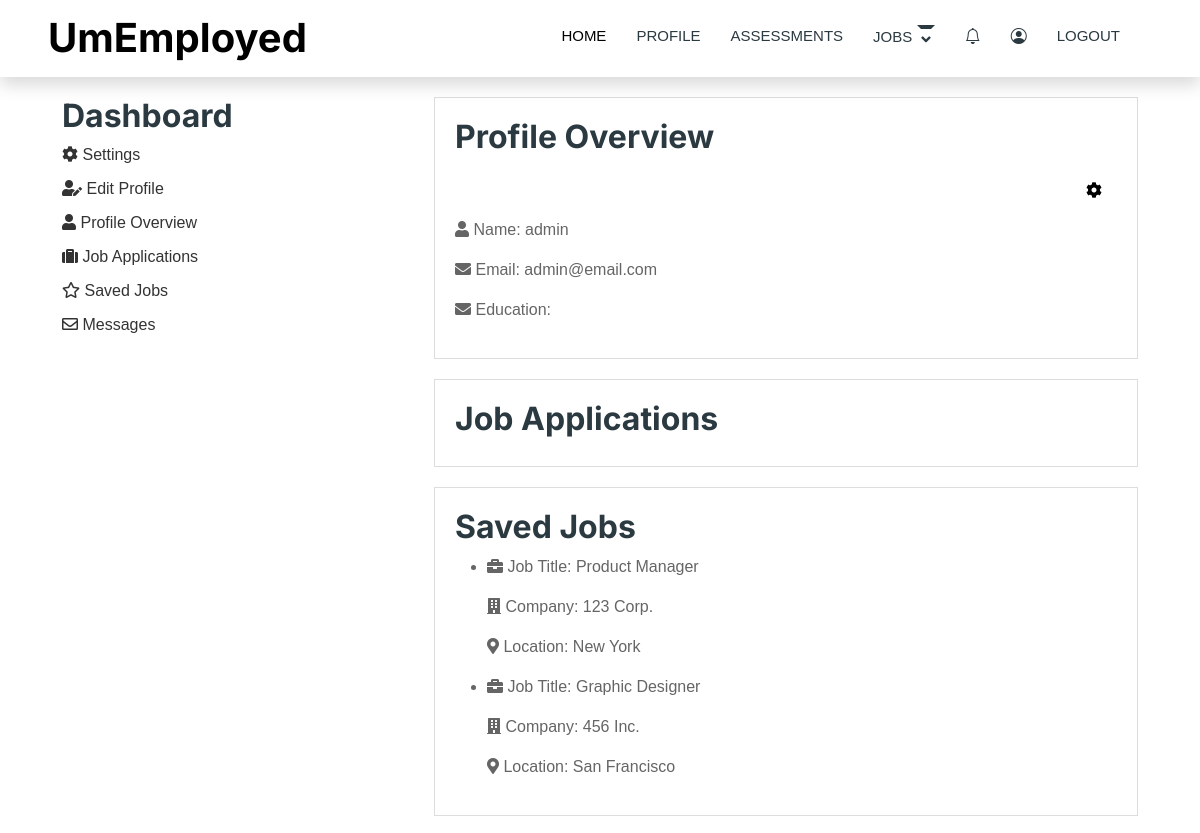
Page /dashboard/ (signed in, upper part) on the earlier database version.
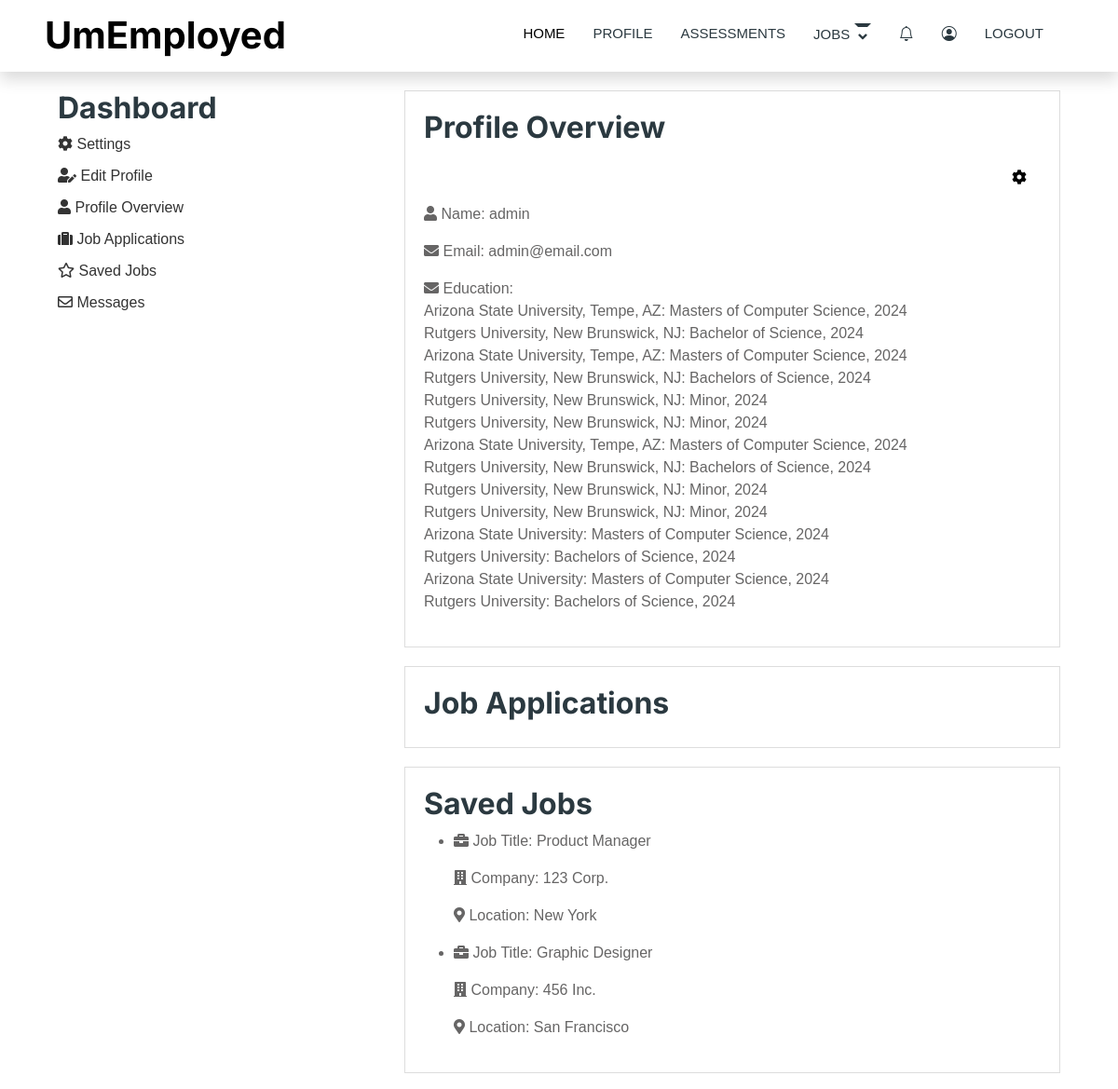
Same page on the later database version.
### users/models.py (models this page shows)
class User(AbstractUser):
    id = models.UUIDField(primary_key=True, default=uuid.uuid4, editable=False)
    first_name = models.CharField(max_length=50)
    last_name = models.CharField(max_length=50)
    email = models.EmailField(unique = True)
    is_recruiter = models.BooleanField(default=False)
    is_applicant = models.BooleanField(default=True)
    has_resume = models.BooleanField(default=False)
    has_company = models.BooleanField(default=False)

### resume/models.py (models this page shows, shortened)
class Education(models.Model):
    resume = models.ForeignKey("Resume", on_delete=models.CASCADE, null=True)
    user = models.ForeignKey(User, on_delete=models.CASCADE)
    institution_name = models.CharField(max_length=100)
    field_of_study = models.CharField(max_length=255, null=True, blank=True)
    degree = models.CharField(max_length=100)
    graduation_year = models.IntegerField()

### dashboard/views.py (the view)
# urls.py: path('', views.dashboard,name='dashboard'),
@login_required(login_url='login')
def dashboard(request):
    try:
        data = Resume.objects.get(user=request.user)
        user = request.user
        skills = data.skills.all()
        experience = Experience.objects.filter(user = request.user)
        experiences = Experience.objects.all()  # Add this line to retrieve experiences
        educations = Education.objects.all()  # Add this line to retrieve educations
        applications = Application.objects.filter(user = request.user)
    except Resume.DoesNotExist:
        message = "No resume found"
        return render(request, 'dashboard/dashboard.html', {'message': message})
    context = {
        'data': data,
        'user': user,
        'skills': skills,
        'experience':experience,
        'experiences': experiences,  # Include experiences in the context
        'educations': educations,  # Include educations in the context
        'applications':applications,
    }
    return render(request, 'dashboard/dashboard.html', context)

### templates/dashboard/dashboard.html (shortened to what this page needs)
{% extends 'users/base.html' %}
 {% load static %}
 {% block content %}
 <head>
   <link href="{% static 'css/dashboard.css' %}" rel="stylesheet" />
 </head>
   <div class="container">
     <div class="navigation">
      <h2>Dashboard</h2>
      <a href="{% url 'update-resume' %}"><i class="fas fa-cog"></i> Settings</a>
      <a href="{% url 'update-resume' %}"><i class="fas fa-user-edit"></i> Edit Profile</a>
      <a href="#profile"><i class="fas fa-user"></i> Profile Overview</a>
      <a href="#application"><i class="fas fa-suitcase"></i> Job Applications</a>
      <a href="#saved"><i class="far fa-star"></i> Saved Jobs</a>
      <a href="#messages"><i class="far fa-envelope"></i> Messages</a>
    </div>
    <div class="content">
      <div class="banner" id="profile">
        <h2 >Profile Overview</h2>
        <div class="banner-header">
          <div class="settings-button">
            <a href="{% url 'update-resume' %}"><i class="fas fa-cog"></i></a>
          </div>
        </div>
        <div class="profile-info">
          <p><i class="fas fa-user"></i> Name: {{ user.username }}</p>
          <p><i class="fas fa-envelope"></i> Email: {{ user.email }}</p>
        <p><i class="fas fa-envelope"></i> Education:
          <br>
          {% if educations.exists %}
          {% for education in educations.all %}
          {{ education.institution_name }}:
          {{ education.degree }}, {{ education.duration }}
          {{ education.graduation_year }}
          <br>
          {% endfor %}
          {% endif %}
        </p>
      </div>
    </div>
      <div class="banner" id="application">
        <h2>Job Applications</h2>
      </div>
      <div class="banner" id="saved">
        <h2>Saved Jobs</h2>
        <ul>
          <li>
            <p><i class="fas fa-briefcase"></i> Job Title: Product Manager</p>
            <p><i class="fas fa-building"></i> Company: 123 Corp.</p>
            <p><i class="fas fa-map-marker-alt"></i> Location: New York</p>
          </li>
          <li>
            <p><i class="fas fa-briefcase"></i> Job Title: Graphic Designer</p>
            <p><i class="fas fa-building"></i> Company: 456 Inc.</p>
            <p><i class="fas fa-map-marker-alt"></i> Location: San Francisco</p>
          </li>
        </ul>
      </div>
    </div>
  </div>
{% endblock content %}

### templates/users/base.html (shortened to what this page needs)
{% load static %}
<!DOCTYPE html>
<html lang="en">
  <head>
    <link
      href="https://cdnjs.cloudflare.com/ajax/libs/font-awesome/5.10.0/css/all.min.css"
      rel="stylesheet"
    />
    <link
      href="https://cdn.jsdelivr.net/npm/bootstrap-icons@1.4.1/font/bootstrap-icons.css"
      rel="stylesheet"
    />
    <link href="{% static 'lib/animate/animate.min.css' %}" rel="stylesheet" />
    <link
      href="{% static 'lib/owlcarousel/assets/owl.carousel.min.css' %}"
      rel="stylesheet"
    />
    <link href="{% static 'css/bootstrap.min.css' %}" rel="stylesheet" />
    <link href="{% static 'css/style.css' %}" rel="stylesheet" />
  </head>
  <body>
    <div class="bg-white p-0">
      <nav
        class="navbar navbar-expand-lg navbar-light bg-white shadow sticky-top p-0"
      >
        <a
          href="{% url 'home' %}"
          class="navbar-brand d-flex align-items-center text-center py-0 px-4 px-lg-5"
        >
          <h1 class="m-0 text-primary">UmEmployed</h1>
        </a>
        <div
          class="collapse navbar-collapse"
          id="navbarCollapse"
          style="padding-right: 50px"
        >
          <ul class="navbar-nav ms-auto p-4 p-lg-0">
            <li
              class="nav-item d-flex align-items-center"
              style="padding-right: 50px"
            ></li>
            <li class="nav-item">
              <a href="{% url 'home' %}" class="nav-link active">Home</a>
            </li>
            <li class="nav-item">
              <a href="{% url 'dashboard' %}" class="nav-link">Profile</a>
            </li>
            {% if request.user.is_authenticated %}
            {% if request.user.is_recruiter %}
            <li class="nav-item">
              <a href="{% url 'assessments' %}" class="nav-link">Assessments</a>
            </li>
            <li class="nav-item dropdown">
              <a
                href="#"
                class="nav-link dropdown-toggle"
                data-bs-toggle="dropdown"
                >Jobs</a
              >
            </li>
            {% endif %} {% endif %}
            <a href="#" class="nav-link">
              <i class="bi bi-bell fs-6" style="margin: auto"></i>
            </a>
            <li class="nav-item dropdown">
              <a href="#" class="nav-link">
                <i class="bi bi-person-circle fs-6" style="margin: auto"></i>
              </a>
            </li>
            {% if user.is_authenticated %}
            <li class="nav-item">
              <a href="{% url 'logout' %}" class="nav-link">Logout</a>
            </li>
            {% else %}
            <li class="nav-item">
              <a href="{% url 'login' %}" class="nav-link">Login</a>
            </li>
            {% endif %}
          </ul>
        </div>
      </nav>
      {% block content %} {% endblock %}
    </div>
  </body>
</html>

### static/css/style.css (style rules this page uses)
.text-primary { color: #000000 !important }
:root { --primary: #000000; --secondary: #000000; --light: #EFFDF5; --dark: #2B3940; }
.navbar .dropdown-toggle::after { content: "\f107"; font-family: "Font Awesome 5 Free"; font-weight: 900; vertical-align: middle; margin-left: 5px; transition: .5s; }
.navbar-dark .navbar-nav .nav-link, .navbar-light .navbar-nav .nav-link { margin-right: 30px; padding: 25px 0; color: #FFFFFF; font-size: 15px; text-transform: uppercase; }
.navbar-dark .navbar-nav .nav-link:hover, .navbar-dark .navbar-nav .nav-link.active, .navbar-light .navbar-nav .nav-link:hover, .navbar-light .navbar-nav .nav-link.active { color: var(--primary); }
.navbar-light .navbar-brand, .navbar-light a.btn { height: 75px; }
.navbar-light .navbar-nav .nav-link { color: var(--dark); font-weight: 500; }

### static/css/dashboard.css (style rules this page uses)
body { font-family: Arial, sans-serif; font-size: 16px; background-color: #fefefe; }
.container { display: grid; grid-template-columns: 1fr 2fr; }
.navigation { background-color: #fff; padding: 20px; }
.navigation a { display: block; margin-bottom: 10px; color: #333; text-decoration: none; }
.content { padding: 20px; }
.banner { background-color: #fff; border: 1px solid #ddd; padding: 20px; margin-bottom: 20px; }
.banner-header { display: flex; justify-content: flex-end; padding: 10px; }
.settings-button { margin-left: 15px; }
.settings-button a { display: inline-block; padding: 5px; color: #000; }

Differences in the rows shown:
added Education: institution_name "Arizona State University, Tempe, AZ", degree "Masters of Computer Science", graduation_year "2024"
added Education: institution_name "Rutgers University, New Brunswick, NJ", degree "Bachelor of Science", graduation_year "2024"
added Education: institution_name "Arizona State University, Tempe, AZ", degree "Masters of Computer Science", graduation_year "2024"
added Education: institution_name "Rutgers University, New Brunswick, NJ", degree "Bachelors of Science", graduation_year "2024"
added Education: institution_name "Rutgers University, New Brunswick, NJ", degree "Minor", graduation_year "2024"
added Education: institution_name "Rutgers University, New Brunswick, NJ", degree "Minor", graduation_year "2024"
added Education: institution_name "Arizona State University, Tempe, AZ", degree "Masters of Computer Science", graduation_year "2024"
added Education: institution_name "Rutgers University, New Brunswick, NJ", degree "Bachelors of Science", graduation_year "2024"
added Education: institution_name "Rutgers University, New Brunswick, NJ", degree "Minor", graduation_year "2024"
added Education: institution_name "Rutgers University, New Brunswick, NJ", degree "Minor", graduation_year "2024"
added Education: institution_name "Arizona State University", degree "Masters of Computer Science", graduation_year "2024"
added Education: institution_name "Rutgers University", degree "Bachelors of Science", graduation_year "2024"
added Education: institution_name "Arizona State University", degree "Masters of Computer Science", graduation_year "2024"
added Education: institution_name "Rutgers University", degree "Bachelors of Science", graduation_year "2024"
